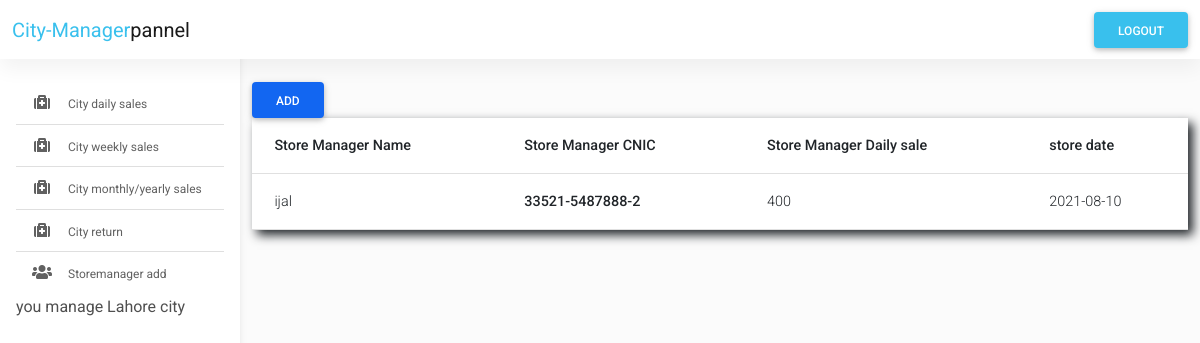
/city_manager/index.php (signed in), run on an earlier commit of the app's database.
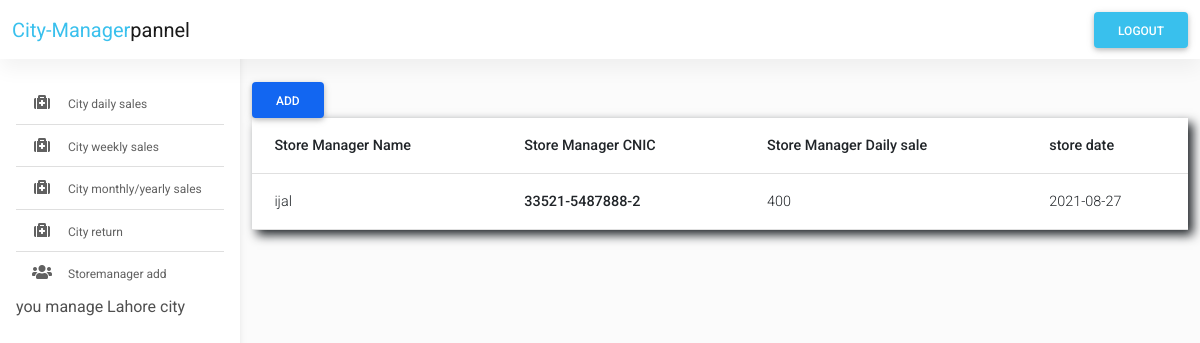
And on a later commit of the database.
### tables this page shows
CREATE TABLE `city_manager_record` (
  `id` int(250) NOT NULL,
  `c_m_name` text NOT NULL,
  `s_m_daily_sale` int(250) NOT NULL,
  `s_m_cnic` text NOT NULL,
  `s_m_id` int(250) NOT NULL,
  `city_m_id` int(250) NOT NULL,
  `created_at` date NOT NULL DEFAULT current_timestamp()
);

### city_manager/index.php (the view, shortened to what this page needs)
<?php
include "./layouts/header.php";
include "./layouts/navbar.php";
?>
<main style="margin-top: 58px">
  <div class="container pt-4">
    <section>
      <div class="row">
        <div class="col-xl-12 col-sm-10 col-12 mb-4">
          <button type="button" class="btn btn-primary" data-mdb-toggle="modal" data-mdb-target="#exampleModal">
            Add
          </button>
          <table class="table">
            <thead>
              <tr>
                <th scope="col">Store Manager Name</th>
                <th scope="col">Store Manager CNIC</th>
                <th scope="col">Store Manager Daily sale</th>
                <th scope="col">store date</th>
              </tr>
            </thead>
            <tbody>
            <?php
                        $sql = "SELECT * FROM city_manager_record where city_m_id='$_SESSION[id]'";
                        $result = $connect->query($sql);
                        if ($result->num_rows > 0) {
                            while ($row = $result->fetch_assoc()) {
                            ?>
                                <tr>
                                  <td><?php echo $row['c_m_name']; ?></td>
                                    <th scope="row"><?php echo $row['s_m_cnic']; ?></th>
                                    <td><?php echo $row['s_m_daily_sale']; ?></td>
                                    <td><?php echo $row['created_at']; ?></td>
                                </tr>
                    <?php
                            }
                        }
                    ?>
            </tbody>
          </table>
        </div>
      </div>
    </section>
  </div>
</main>
<?php
include "./layouts/footer.php";
?>

What changed in the data, as far as the page shows it:
changed city_manager_record "ijal": created_at "2021-08-10" → "2021-08-27"
